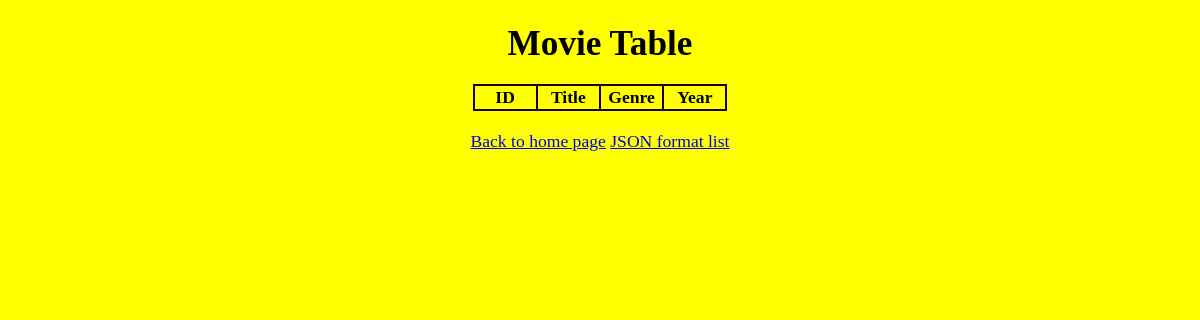
Page /movies_page/ on the earlier database version.
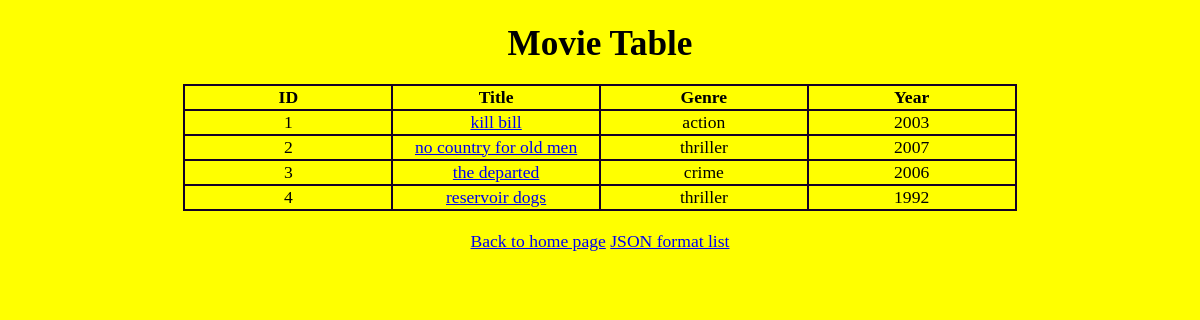
Same page on the later database version.
### app/models.py (models this page shows, shortened)
class Movie(models.Model):
    title = models.CharField(max_length = 100, default='')
    genre = models.CharField(max_length = 100, default='')
    year = models.IntegerField(default=2025)

### app/views.py (the view)
# urls.py: path("movies_page/", movie_list, name='movie_table'),
def movie_list(request):
    movies = Movie.objects.all()
    return render(request, 'movie_list.html', {'movies': movies})

### app/templates/movie_list.html (shortened to what this page needs)
{% extends 'base.html' %}
{% block body %}
    <div id="wrapper">
    <h1>Movie Table</h1>
    <table>
        <tr>
            <th>ID</th>
            <th>Title</th>
            <th>Genre</th>
            <th>Year</th>
        </tr>
        {%  for movie in movies  %}
        <tr>
            <td name="id">{{  movie.id  }}</td>
            <td name="title"><a href="{% url 'movie_table_details' movie.id %}">
                {{  movie.title  }}</a></td>
            <td name="genre">{{  movie.genre  }}</td>
            <td name="year">{{  movie.year }}</td>
        </tr>
        {%  endfor  %}
    </table>
    <a href="{% url 'home' %}">Back to home page</a>
    <a href="{% url 'movie_list' %}">JSON format list</a>
    </div>
{% endblock %}

### app/templates/base.html (shortened to what this page needs)
{% load static %}
<!DOCTYPE html>
<html lang="en">
<head>
    <link rel="stylesheet" href="{% static 'styles.css' %}">
</head>
<body>
    {% block body %}{% endblock %}
</body>
</html>

### app/static/styles.css (style rules this page uses)
body { background: yellow; text-align: center; }
#wrapper { width:940px; height: 500px; margin:0 auto; font-size: 1.1em; }
table a { display:block; }
table { border-collapse: collapse; margin-bottom: 40px; margin: 20px auto; }
th, td { width: 20%; }
table, th, td { border: 2px solid; border-color: rgb(20, 0, 39); }
h1 { margin-bottom: 15px; }

Differences in the rows shown:
added Movie: id "1", title "kill bill", genre "action", year "2003"
added Movie: id "2", title "no country for old men", genre "thriller", year "2007"
added Movie: id "3", title "the departed", genre "crime", year "2006"
added Movie: id "4", title "reservoir dogs", genre "thriller", year "1992"
